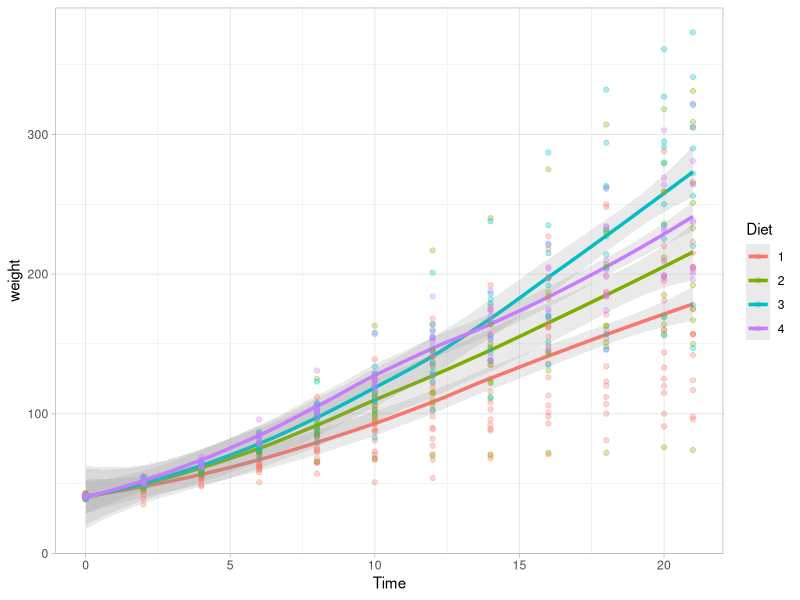
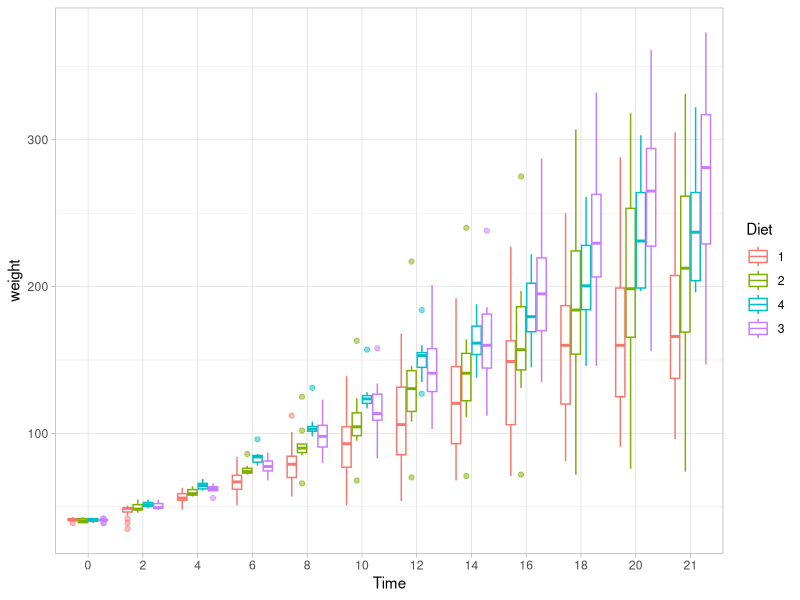
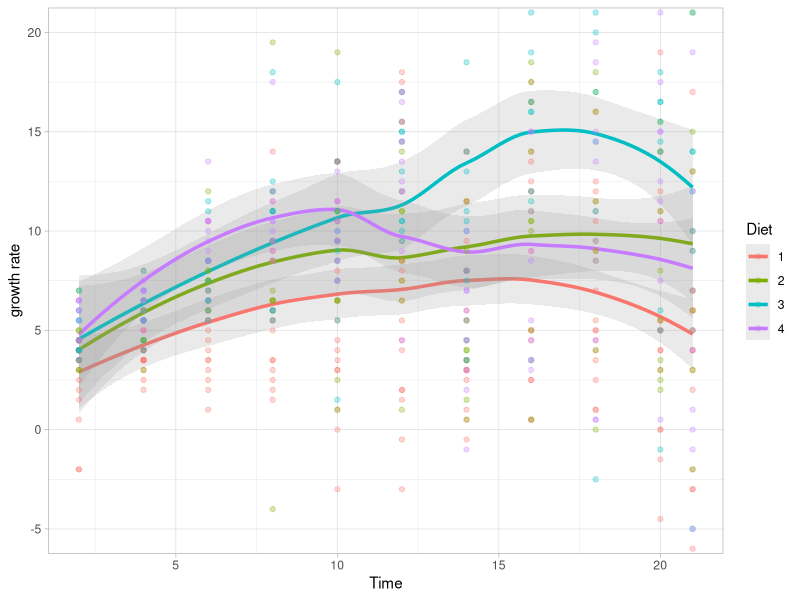
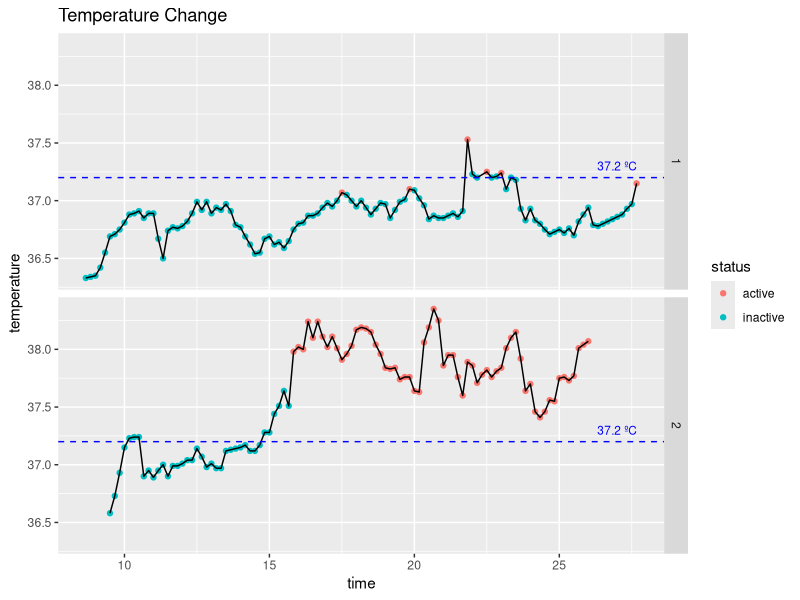
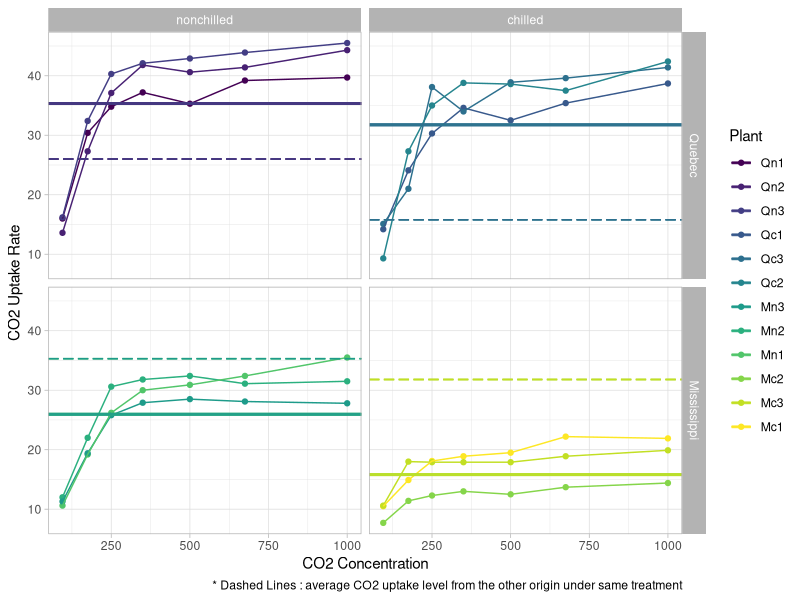
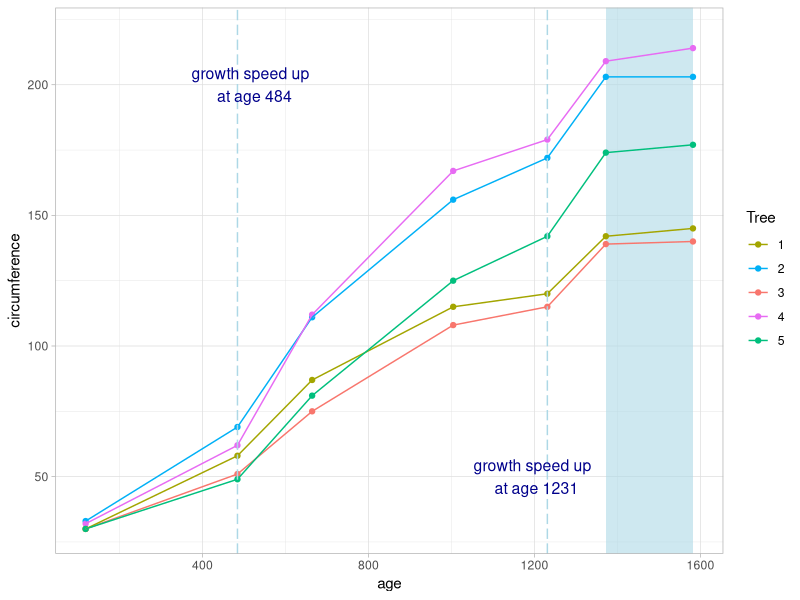

These figures' R source, in order:
## ---- chunk 1
library(ggplot2)
library(tidyverse)
library(knitr)
library(kableExtra)
## ---- chunk 2
    cw <- as.tibble(ChickWeight)
## ---- chunk 3
    cw %>%
      ggplot() +
      geom_smooth(aes(x = Time, y = weight, col = Diet), alpha = 0.2, size = 1.2, method = "loess") +
      geom_point(aes(x = Time, y = weight, col = Diet), alpha = 0.3) +
      # labs(title = "Growth Trend of Each Diet Type") +
      theme_light()
## ---- chunk 4
    cw %>% 
      ggplot(aes(x = as.factor(Time), y = weight)) +
      geom_boxplot(aes(col = reorder(Diet, weight, fun = median)), outlier.alpha = 0.5) +
      xlab("Time") + 
      labs(col = "Diet") +
      theme_light()
## ---- chunk 5
    cw %>%
      group_by(Chick) %>%
      mutate(pre.weight = lag(weight), pre.time = lag(Time), grow.rate = (weight- pre.weight)/(Time - pre.time)) %>%
      filter(!is.na(pre.weight) & !is.na(pre.weight)) %>%
      ungroup() %>%
      ggplot() +
      geom_smooth(aes(x = Time, y = grow.rate, col = Diet), alpha = 0.2, size = 1.2, method = "loess") +
      geom_point(aes(x = Time, y = grow.rate, col = Diet), alpha = .3) +
      coord_cartesian(ylim = c(-5, 20)) +
      ylab("growth rate") +
      #labs(title = "Growth Rate over Time Within Each Diet Type") +
      theme_light()
## ---- chunk 6
    cw.1 <- cw %>%
      group_by(Diet, Time) %>% 
      summarise(WeightMean = round(mean(weight), 2)) %>%
      spread(key = Time, value = WeightMean) %>%
      mutate(name = "Mean") %>%
      select(Diet, name, everything()) 
      
    cw.2 <- cw %>%
      group_by(Diet, Time) %>% 
      summarise(WeightSd = round(sd(weight), 2)) %>%
      spread(key = Time, value = WeightSd) %>%
      mutate(name = "StandardDeviation") %>%
      select(Diet, name, everything()) 
    
    rbind(cw.1, cw.2) %>%
      arrange(Diet) %>% 
      ungroup() %>%
      select(-Diet) %>%
      kable(col.names = c("", seq(0, 20, by= 2), 21), caption = "Table 1: Mean and Standard Deviation on Diet Type and Measurement Day") %>%
      kable_styling(bootstrap_options = c("striped", "hover"), full_width = F) %>%
      group_rows("Diet 1", 1, 2) %>%
      group_rows("Diet 2", 3, 4) %>%
      group_rows("Diet 3", 5, 6) %>%
      group_rows("Diet 4", 7, 8) %>%
      add_header_above(c("Diet Type", "Measurement Day" = 12))
## ---- chunk 7
    beaver1 <- as.tibble(beaver1)
    beaver1 <- beaver1 %>% mutate(beaver = 1)
    beaver2 <- as.tibble(beaver2)
    beaver2 <- beaver2 %>% mutate(beaver = 2)
    beaver <- rbind(beaver1, beaver2)
## ---- chunk 8
    beaver %>%
      mutate(hour = (time %/% 100),
             minute = (time %% 100),
             activ.1 = factor(ifelse(activ == 1, 0, 1),levels = c(0, 1),labels = c("active", "inactive")),
             time = case_when(beaver == 1 ~ hour + minute/60 + (day - 346)*24,
                              beaver == 2 ~ hour + minute/60 + (day - 307)*24)) %>%
      ggplot() +
      geom_point(aes(x = time, y = temp, col = as.factor(activ.1))) +
      geom_line(aes(x = time, y = temp)) +
      geom_hline(yintercept = 37.2, col = "blue", linetype = 2) +
      annotate("text", label = "37.2 ºC", x = 27, y = 37.3, size = 3, col = "blue") +
      facet_grid(beaver ~ . ) +
      labs(title = "Temperature Change", col = "status") +
      ylab("temperature")
## ---- chunk 9
    beaver %>%
      mutate(activ.1 = factor(ifelse(activ == 1, 0, 1),levels = c(0, 1),labels = c("active", "inactive"))) %>%
      group_by(beaver, activ.1) %>% 
      summarise(mean = mean(temp)) %>%
      mutate(mean = round(mean, 2)) %>%
      rename(Beaver = beaver,
             ActivityStatus = activ.1,
             AverageTemperature = mean) %>%
      kable(caption = "Table 2: \n Average Temperature of Beaver Active and Inactive") %>%
      kable_styling(full_width = FALSE, bootstrap_options = c("striped", "hover"))
## ---- chunk 10
    CO2 <- as.tibble(CO2)
## ---- chunk 11
    CO2 %>%
      group_by(Type, Treatment) %>%
      mutate(mean = mean(uptake),
             com = case_when(Type == "Quebec" & Treatment == "nonchilled" ~ 26.0,
                             Type == "Mississippi" & Treatment == "nonchilled" ~ 35.3,
                             Type == "Quebec" & Treatment == "chilled" ~ 15.8,
                             Type == "Mississippi" & Treatment == "chilled" ~ 31.8)) %>% 
      ggplot() +
      geom_point(aes(x = conc, y = uptake, col = Plant)) +
      geom_line(aes(x = conc, y = uptake, col = Plant)) +
      facet_grid(Type ~ Treatment) +
      geom_hline(aes(yintercept = mean, col = Plant), size = 1, alpha = 0.8) +
      geom_hline(aes(yintercept = com, col = Plant), linetype = "longdash") + 
      theme_light() +
      labs(caption = "* Dashed Lines : average CO2 uptake level from the other origin under same treatment") +
      xlab("CO2 Concentration") +
      ylab("CO2 Uptake Rate")
## ---- chunk 12
    CO2 %>%
      group_by(Type, Treatment, conc) %>%
      summarise(mean.rt = mean(uptake)) %>%
      arrange(Type, Treatment, conc) %>%
      mutate(mean.rt = round(mean.rt, 2)) %>%
      spread(key = conc, value = mean.rt) %>%
      kable(caption = "Table 3: CO2 Uptook by Grass Plants under Different CO2 density") %>%
      kable_styling(bootstrap_options = c("striped", "hover"))
## ---- chunk 13
    data("Orange")
    Orange <- as.tibble(Orange)
## ---- chunk 14
    Orange %>%
    ggplot() +
      annotate("rect", xmin = 1372, xmax = 1582, ymin = 20, ymax = 20 + max(filter(Orange, age == 1582)$circumference), alpha = .6, fill = "lightblue") +
      geom_point(aes(age, circumference, col = Tree)) +
      # geom_smooth(aes(age, circumference)) +
      geom_line(aes(age,circumference, col = Tree)) +
      geom_vline(xintercept = 484, linetype = "longdash", col = "lightblue") +
      geom_vline(xintercept = 1231, linetype = "longdash", col = "lightblue") +
      scale_color_discrete(breaks=c("1","2","3","4","5")) +
      annotate("text", x = 520, y = 200, label = "growth speed up \n at age 484", col = "darkblue", parse = F, size = 4) +
      annotate("text", x = 1200, y = 50, label = "growth speed up \n at age 1231", col = "darkblue", parse = F, size = 4) +
      coord_cartesian(ylim = c(30, 220))  +
      labs(col = "Tree") +
      theme_light()
## ---- chunk 15
    Orange %>%
      rename(Age = age) %>%
      group_by(Age) %>%
      summarise(AveCircumference = mean(circumference)) %>%
      kable(caption = "Table 4: Average Orange Tree Circumference over Age") %>%
      kable_styling(full_width = FALSE, bootstrap_options = c("striped", "hover"))
